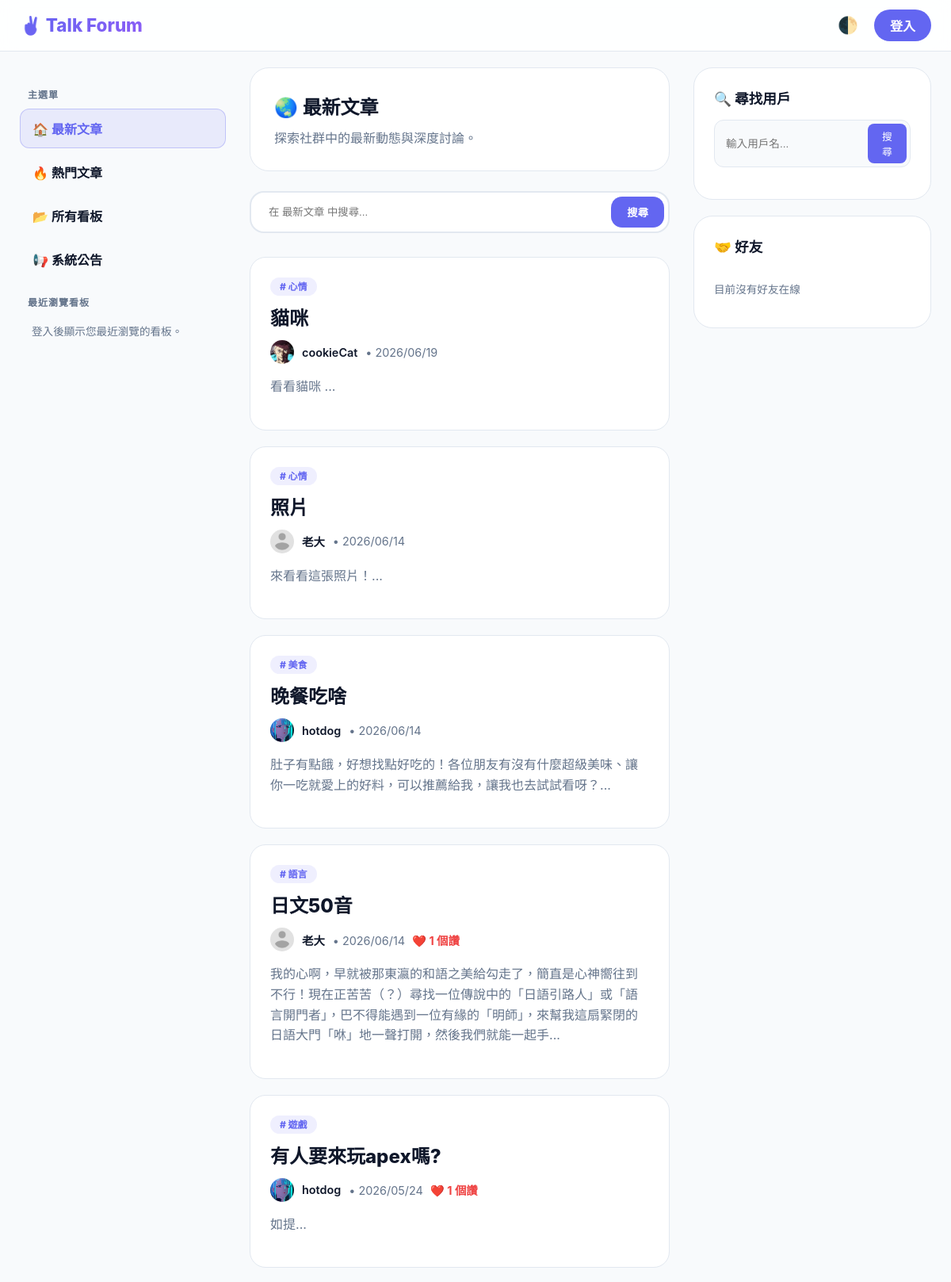
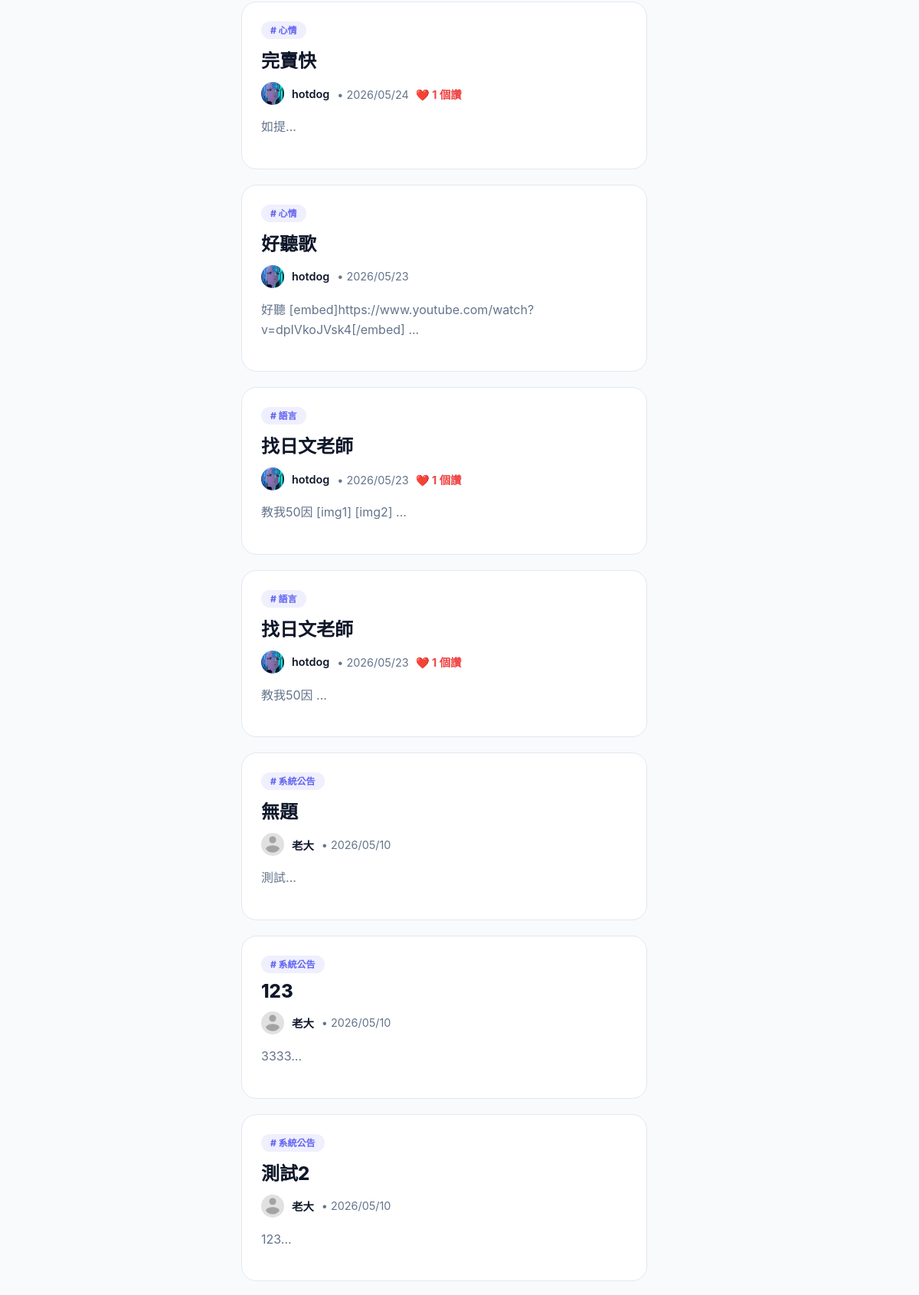
The page / (upper part) on the database its author committed (2 pictures, top to bottom).
### tables this page shows
CREATE TABLE `posts` (
  `id` int(11) NOT NULL,
  `title` varchar(255) NOT NULL,
  `content` text NOT NULL,
  `user_id` int(11) NOT NULL,
  `category_id` int(11) NOT NULL,
  `created_at` datetime NOT NULL DEFAULT current_timestamp(),
  `post_img` varchar(255) DEFAULT NULL
);

CREATE TABLE `categories` (
  `id` int(11) NOT NULL,
  `name` varchar(50) NOT NULL,
  `description` text DEFAULT NULL
);

CREATE TABLE `users` (
  `id` int(11) NOT NULL,
  `username` varchar(50) NOT NULL,
  `password` varchar(255) NOT NULL,
  `role` tinyint(1) NOT NULL DEFAULT 0,
  `email` varchar(100) NOT NULL,
  `created_at` datetime NOT NULL DEFAULT current_timestamp(),
  `bio` text DEFAULT NULL,
  `age` int(11) DEFAULT NULL,
  `gender` varchar(50) DEFAULT NULL,
  `interests` varchar(255) DEFAULT NULL,
  `location` varchar(255) DEFAULT NULL,
  `profile_img` varchar(255) DEFAULT 'default_avatar.png',
  `last_announcement_view` datetime DEFAULT '1970-01-01 00:00:00',
  `banner_img` varchar(255) DEFAULT NULL,
  `reset_token` varchar(255) DEFAULT NULL,
  `reset_expiry` datetime DEFAULT NULL
);

### index.php (the view, shortened to what the rows shown need)
<?php
require_once "includes/dbh.inc.php";
$searchTerm = isset($_GET['search']) ? trim($_GET['search']) : '';
$catID = isset($_GET['category']) ? $_GET['category'] : '';
$viewFriendsActivity = isset($_GET['view']) && $_GET['view'] === 'friends_activity';
$viewHistory = isset($_GET['view']) && $_GET['view'] === 'history';
$viewHot = isset($_GET['view']) && $_GET['view'] === 'hot';
$viewCategories = isset($_GET['view']) && $_GET['view'] === 'categories';
$currentCatName = "最新文章";
$unreadAnnouncementsCount = 0;
try {
    $cat_query = $pdo->query("SELECT * FROM categories ORDER BY id ASC");
    $all_categories = $cat_query->fetchAll();
    $friend_ids = [];
    if ($viewCategories) {
        $currentCatName = "所有看板";
        $currentCatDesc = "探索社群中的所有看板分類與主題。";
        $posts = [];
        $activities = [];
    } else {
        if ($viewHot) {
            $currentCatName = "熱門文章";
            $currentCatDesc = "大家都在看！社群中按讚討論度最高的熱門文章。";
            $sql = "SELECT posts.*, users.username, users.profile_img, categories.name AS cat_name,
                    (SELECT COUNT(*) FROM likes WHERE likes.post_id = posts.id) AS like_count
                    FROM posts
                    JOIN users ON posts.user_id = users.id
                    JOIN categories ON posts.category_id = categories.id
                    WHERE 1=1";
            if ($searchTerm !== '') $sql .= " AND (posts.title LIKE :search OR posts.content LIKE :search)";
            if ($catID !== '') $sql .= " AND posts.category_id = :catID";
            $sql .= " ORDER BY like_count DESC, posts.created_at DESC";
        } else {
            $sql = "SELECT posts.*, users.username, users.profile_img, categories.name AS cat_name,
                    (SELECT COUNT(*) FROM likes WHERE likes.post_id = posts.id) AS like_count
                    FROM posts
                    JOIN users ON posts.user_id = users.id
                    JOIN categories ON posts.category_id = categories.id
                    WHERE 1=1";
            $sql .= " ORDER BY posts.created_at DESC";
        }
        $stmt = $pdo->prepare($sql);
        $stmt->execute();
        $posts = $stmt->fetchAll();
    }
    if ($viewFriendsActivity) {
        $currentCatIcon = "✨ ";
    } elseif ($viewHistory) {
        $currentCatIcon = "🕒 ";
    } elseif ($viewHot) {
        $currentCatIcon = "🔥 ";
    } elseif ($viewCategories) {
        $currentCatIcon = "📂 ";
    } elseif ($catID === '') {
        $currentCatIcon = "🌏 ";
    } else {
        $currentCatIcon = ($currentCatName === '系統公告') ? "📢 " : "📂 ";
    }
} catch (PDOException $e) {
    die("資料讀取失敗: " . $e->getMessage());
}
?>
<!DOCTYPE html>
<html lang="zh-TW">
<head>
</head>
<body data-theme="light">
<header>
    <div class="nav-container">
        <a href="index.php" class="logo" style="text-decoration:none"><h1>✌️ Talk Forum</h1></a>
    </div>
</header>
<div class="main-wrapper">
    <main>
        <div class="category-header">
            <h2 style="margin:0;"><?= $currentCatIcon ?><?= htmlspecialchars($currentCatName) ?></h2>
        </div>
        <?php if ($viewCategories): ?>
            <div class="category-list-container">
                <?php foreach ($all_categories as $cat): ?>
                    <a href="index.php?category=<?= $cat['id'] ?>" class="category-list-card">
                        <div class="category-card-title">
                            <span class="category-card-prefix"><?= ($cat['name'] == '系統公告') ? '📢' : '#' ?></span>
                            <span><?= htmlspecialchars($cat['name']) ?></span>
                            <?php if($cat['name'] == '系統公告' && $unreadAnnouncementsCount > 0): ?>
                                <span class="badge-inline" style="margin-left:10px;"><?= $unreadAnnouncementsCount ?></span>
                            <?php endif; ?>
                        </div>
                        <div class="category-card-arrow">➔</div>
                    </a>
                <?php endforeach; ?>
            </div>
        <?php else: ?>
            <?php if (count($posts) > 0): ?>
                <?php foreach ($posts as $post): ?>
                    <article class="post-card">
                        <span style="background:var(--accent-soft); color:var(--accent-color); font-size:0.75rem; font-weight:800; padding:4px 12px; border-radius:50px;"># <?= htmlspecialchars($post['cat_name']) ?></span>
                        <h2 style="margin:12px 0;"><a href="view_post.php?id=<?= $post['id'] ?>" style="text-decoration:none; color:var(--text-color); font-weight:800;"><?= htmlspecialchars($post['title']) ?></a></h2>
                        <div style="display:flex; align-items:center; gap:10px; margin-bottom:15px; font-size:0.9rem;">
                            <img src="<?= !empty($post['profile_img']) ? "uploads/users_profile_img/".$post['profile_img'] : "uploads/default_avatar.png" ?>" style="width:30px; height:30px; border-radius:50%; object-fit:cover;">
                            <span style="font-weight:600;"><?= htmlspecialchars($post['username']) ?></span>
                            <span style="color:var(--text-muted);">
                                • <?= date('Y/m/d', strtotime($post['created_at'])) ?>
                                <?php if (isset($post['like_count']) && $post['like_count'] > 0): ?>
                                    <span style="color:var(--danger-color); font-weight: 700; margin-left: 5px;">❤️ <?= $post['like_count'] ?> 個讚</span>
                                <?php endif; ?>
                            </span>
                        </div>
                        <p style="color:var(--text-muted); line-height:1.6;"><?= htmlspecialchars(mb_substr(strip_tags($post['content']), 0, 110)) ?>...</p>
                    </article>
                <?php endforeach; ?>
            <?php else: ?>
                <div class="post-card" style="text-align: center; padding: 50px;">
                    <p style="color:var(--text-muted);"><?= $viewHistory ? "目前沒有任何瀏覽紀錄。" : "目前沒有文章。" ?></p>
                </div>
            <?php endif; ?>
        <?php endif; ?>
    </main>
</div>
</body>
</html>

### rows shown on the page
posts: category.name "心情", title "貓咪", user.profile_img (picture), user.username "cookieCat", created_at "2026/06/19", content "看看貓咪"
posts: category.name "心情", title "照片", user.profile_img (placeholder picture), user.username "老大", created_at "2026/06/14", content "來看看這張照片！"
posts: category.name "美食", title "晚餐吃啥", user.profile_img (picture), user.username "hotdog", created_at "2026/06/14", content "肚子有點餓，好想找點好吃的！各位朋友有沒有什麼超級美味、讓你一吃就愛上的好料，可以推薦給我，讓我也去試試看呀？"
posts: category.name "語言", title "日文50音", user.profile_img (placeholder picture), user.username "老大", created_at "2026/06/14", like_count "1", content "我的心啊，早就被那東瀛的和語之美給勾走了，簡直是心神嚮往到不行！現在正苦苦（？）尋找一位傳說中的「日語引路人」或「語言開門者」，巴不得能遇到一位有緣的「明師」，來幫我這扇緊閉的日語大門「咻」地一聲打開，然後我們就能一起手"
posts: category.name "遊戲", title "有人要來玩apex嗎?", user.profile_img (picture), user.username "hotdog", created_at "2026/05/24", like_count "1", content "如提"
posts: category.name "心情", title "完賣快", user.profile_img (picture), user.username "hotdog", created_at "2026/05/24", like_count "1", content "如提"
posts: category.name "心情", title "好聽歌", user.profile_img (picture), user.username "hotdog", created_at "2026/05/23", content "好聽 [embed]https://www.youtube.com/watch?v=dpIVkoJVsk4[/embed]"
posts: category.name "語言", title "找日文老師", user.profile_img (picture), user.username "hotdog", created_at "2026/05/23", like_count "1", content "教我50因 [img1] [img2]"
posts: category.name "語言", title "找日文老師", user.profile_img (picture), user.username "hotdog", created_at "2026/05/23", like_count "1", content "教我50因"
posts: category.name "系統公告", title "無題", user.profile_img (placeholder picture), user.username "老大", created_at "2026/05/10", content "測試"
posts: category.name "系統公告", title "123", user.profile_img (placeholder picture), user.username "老大", created_at "2026/05/10", content "3333"
posts: category.name "系統公告", title "測試2", user.profile_img (placeholder picture), user.username "老大", created_at "2026/05/10", content "123"

### other values the page prints
$currentCatIcon "🌏"
$currentCatName "最新文章"
$currentCatDesc "探索社群中的最新動態與深度討論。"
